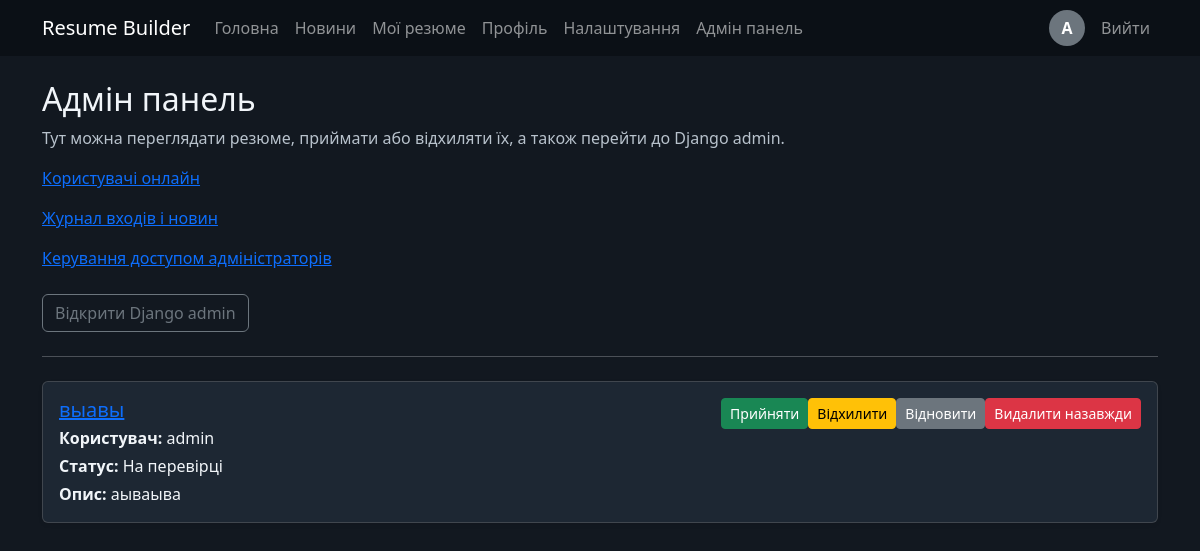
The app's page /custom-admin/ (signed in) with its own data.
### builder/models.py (models this page shows, shortened)
class Resume(models.Model):
    STATUS_CHOICES = [
        ('pending', 'На перевірці'),
        ('approved', 'Прийнято'),
        ('rejected', 'Відхилено'),
    ]
    user = models.ForeignKey(User, on_delete=models.CASCADE, related_name='resumes')
    title = models.CharField(max_length=200)
    summary = models.TextField(blank=True)
    experience = models.TextField(blank=True)
    education = models.TextField(blank=True)
    skills = models.TextField(blank=True)
    custom_sections = models.JSONField(default=list, blank=True)
    template_name = models.CharField(max_length=50, blank=True, default='')
    status = models.CharField(max_length=20, choices=STATUS_CHOICES, default='pending')
    created_at = models.DateTimeField(default=timezone.now)
    updated_at = models.DateTimeField(auto_now=True)
    is_public = models.BooleanField(default=False)
    is_deleted = models.BooleanField(default=False)

### builder/views.py (the view)
# urls.py: path('custom-admin/', views.custom_admin_dashboard, name='custom_admin_dashboard'),
@user_passes_test(lambda user: user.is_staff)
def custom_admin_dashboard(request):
    resumes = Resume.objects.order_by('-updated_at')
    cutoff = timezone.now() - timedelta(minutes=5)
    online_count = Profile.objects.filter(last_seen__gte=cutoff).count()
    return render(request, 'custom_admin.html', {'resumes': resumes})

### builder/context_processors.py (called while the page is built)
def user_profile(request):
    if request.user.is_authenticated:
        profile = Profile.objects.filter(user=request.user).first()
        return {'user_profile': profile}
    return {'user_profile': None}

### templates/custom_admin.html (shortened to what this page needs)
{% extends 'base.html' %}
{% block content %}
<h2>Адмін панель</h2>
<p class="text-muted">Тут можна переглядати резюме, приймати або відхиляти їх, а також перейти до Django admin.</p>
<p><a href="{% url 'admin_online_users' %}">Користувачі онлайн</a></p>
<p><a href="{% url 'activity_logs' %}">Журнал входів і новин</a></p>
{% if user.is_superuser %}<p><a href="{% url 'admin_user_access' %}">Керування доступом адміністраторів</a></p>{% endif %}
<div class="mt-4">
    <a class="btn btn-outline-secondary" href="/admin/">Відкрити Django admin</a>
</div>
<hr class="my-4">
<div class="row g-3">
    {% for resume in resumes %}
    <div class="col-12">
        <div class="card shadow-sm">
            <div class="card-body">
                <div class="d-flex justify-content-between align-items-start">
                    <div>
                        <h5 class="card-title mb-1"><a href="{% url 'admin_resume_detail' resume.pk %}">{{ resume.title }}</a></h5>
                        <p class="mb-1"><strong>Користувач:</strong> {{ resume.user.username }}</p>
                        <p class="mb-1"><strong>Статус:</strong> {{ resume.get_status_display }}</p>
                        <p class="mb-0"><strong>Опис:</strong> {{ resume.summary|truncatechars:160 }}</p>
                    </div>
                    <div class="btn-group admin-action-group">
                        {% if resume.status == 'approved' %}
                            <button class="btn btn-success btn-sm" disabled>Прийнято</button>
                        {% else %}
                            <form class="admin-action-form" method="post" action="{% url 'admin_resume_action' resume.pk 'approve' %}">{% csrf_token %}<button class="btn btn-success btn-sm" type="submit">Прийняти</button></form>
                        {% endif %}
                        {% if resume.status == 'approved' %}
                            <button class="btn btn-warning btn-sm" disabled>Відхилити</button>
                        {% else %}
                            <form class="admin-action-form" method="post" action="{% url 'admin_resume_action' resume.pk 'reject' %}">{% csrf_token %}<button class="btn btn-warning btn-sm" type="submit">Відхилити</button></form>
                        {% endif %}
                        {% if resume.is_deleted %}
                            <form class="admin-action-form" method="post" action="{% url 'admin_resume_action' resume.pk 'restore' %}">{% csrf_token %}<button class="btn btn-secondary btn-sm" type="submit">Відновити</button></form>
                            <form class="admin-action-form" method="post" action="{% url 'admin_resume_action' resume.pk 'delete' %}">{% csrf_token %}<button class="btn btn-danger btn-sm" type="submit">Видалити назавжди</button></form>
                        {% else %}
                            <form class="admin-action-form" method="post" action="{% url 'admin_resume_action' resume.pk 'delete' %}">{% csrf_token %}<button class="btn btn-danger btn-sm" type="submit">Архівувати</button></form>
                        {% endif %}
                    </div>
                </div>
            </div>
        </div>
    </div>
    {% empty %}
    <div class="col-12">
        <div class="alert alert-secondary">Наразі немає резюме для перевірки.</div>
    </div>
    {% endfor %}
</div>
{% endblock %}

### templates/base.html (shortened to what this page needs)
<!DOCTYPE html>
<html lang="uk" data-theme="{% if user_profile %}{{ user_profile.theme }}{% else %}light{% endif %}">
<head>
    <link rel="stylesheet" href="https://cdn.jsdelivr.net/npm/bootstrap@5.3.3/dist/css/bootstrap.min.css">
    {% load static %}
    <link rel="stylesheet" href="{% static 'builder/responsive.css' %}">
</head>
<body class="{% if user_profile and user_profile.gradient_enabled %}gradient-enabled{% endif %}" style="--primary-color: {% if user_profile %}{{ user_profile.primary_color }}{% else %}#0d6efd{% endif %}; --secondary-color: {% if user_profile %}{{ user_profile.secondary_color }}{% else %}#6f42c1{% endif %}; --accent-color: {% if user_profile %}{{ user_profile.accent_color }}{% else %}#dc3545{% endif %}; --background-color: {% if user_profile and user_profile.theme == 'dark' %}#121820{% elif user_profile %}{{ user_profile.background_color }}{% else %}#f8f9fa{% endif %}; --gradient-direction: {% if user_profile %}{{ user_profile.gradient_direction }}{% else %}135deg{% endif %};">
<nav class="navbar navbar-expand-lg navbar-dark bg-dark">
    <div class="container">
        <a class="navbar-brand" href="{% url 'home' %}">Resume Builder</a>
        <div class="collapse navbar-collapse" id="main-navigation">
            <ul class="navbar-nav me-auto">
                <li class="nav-item"><a class="nav-link" href="{% url 'home' %}">Головна</a></li>
                <li class="nav-item"><a class="nav-link" href="{% url 'news_list' %}">Новини</a></li>
                {% if user.is_authenticated %}
                <li class="nav-item"><a class="nav-link" href="{% url 'resume_list' %}">Мої резюме</a></li>
                <li class="nav-item"><a class="nav-link" href="{% url 'profile_list' %}">Профіль</a></li>
                <li class="nav-item"><a class="nav-link" href="{% url 'settings' %}">Налаштування</a></li>
                {% if user.is_staff %}
                <li class="nav-item"><a class="nav-link" href="{% url 'custom_admin_dashboard' %}">Адмін панель</a></li>
                {% endif %}
                {% endif %}
            </ul>
            <ul class="navbar-nav align-items-center">
                {% if user.is_authenticated %}
                <li class="nav-item me-2">
                    <a class="nav-link p-0" href="{% url 'profile_list' %}">
                        {% if user_profile and user_profile.photo %}
                        <img src="{{ user_profile.photo.url }}" alt="avatar" class="rounded-circle" style="width:36px;height:36px;object-fit:cover;">
                        {% else %}
                        <div class="rounded-circle bg-secondary text-white d-flex align-items-center justify-content-center" style="width:36px;height:36px;font-weight:600;">{{ user.username|slice:":1"|upper }}</div>
                        {% endif %}
                    </a>
                </li>
                <li class="nav-item"><a class="nav-link" href="{% url 'logout' %}">Вийти</a></li>
                {% else %}
                <li class="nav-item"><a class="nav-link" href="{% url 'login' %}">Увійти</a></li>
                <li class="nav-item"><a class="nav-link" href="{% url 'register' %}">Реєстрація</a></li>
                {% endif %}
            </ul>
        </div>
    </div>
</nav>
<div class="container py-4">
    {% block content %}{% endblock %}
</div>
</body>
</html>

### builder/static/builder/responsive.css (style rules this page uses)
html { overflow-x: hidden; }
:root { --page-background: #f8f9fa; --surface-color: #ffffff; --text-color: #212529; --muted-color: #6c757d; --primary-color: #0d6efd; --secondary-color: #6f42c1; --accent-color: #dc3545; --background-color: #f8f9fa; --gradient-direction: 135deg; }
html[data-theme="dark"] { --page-background: #121820; --surface-color: #1d2733; --text-color: #f1f5f9; --muted-color: #b8c2cc; }
html[data-theme="dark"] .navbar.bg-dark { background-color: #0b1016 !important; }
body { background-color: var(--background-color); color: var(--text-color); }
body:not(.gradient-enabled) { background-image: none; }
html[data-theme="dark"] body:not(.gradient-enabled) { background-color: #121820; }
.card, .list-group-item, .form-control, .form-select { background-color: var(--surface-color); color: var(--text-color); border-color: rgba(128, 128, 128, .35); }
.text-muted { color: var(--muted-color) !important; }
a { color: var(--primary-color); }
.btn-danger { --bs-btn-bg: var(--accent-color); --bs-btn-border-color: var(--accent-color); }
body { min-width: 320px; }
.navbar-brand { white-space: normal; }
.card, .list-group-item { overflow-wrap: anywhere; }
html[data-theme="dark"] body { --background-color: #121820; }

### records on screen
Resume: title "выавы", user.username "admin", status "На перевірці", summary "аываыва", shows "Прийняти", shows "Відхилити", is_deleted "Відновити"

### other values on screen
{{ user.username|slice:":1"|upper }} "A"
